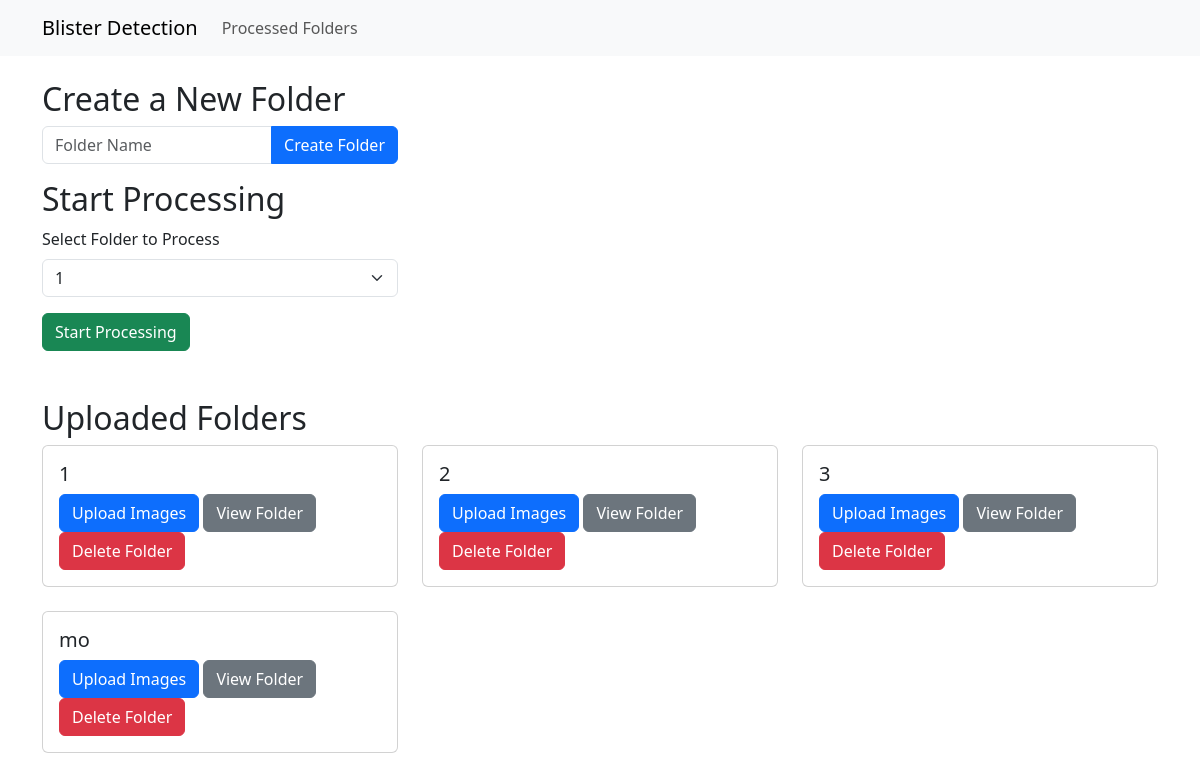
The app's page /, older data.
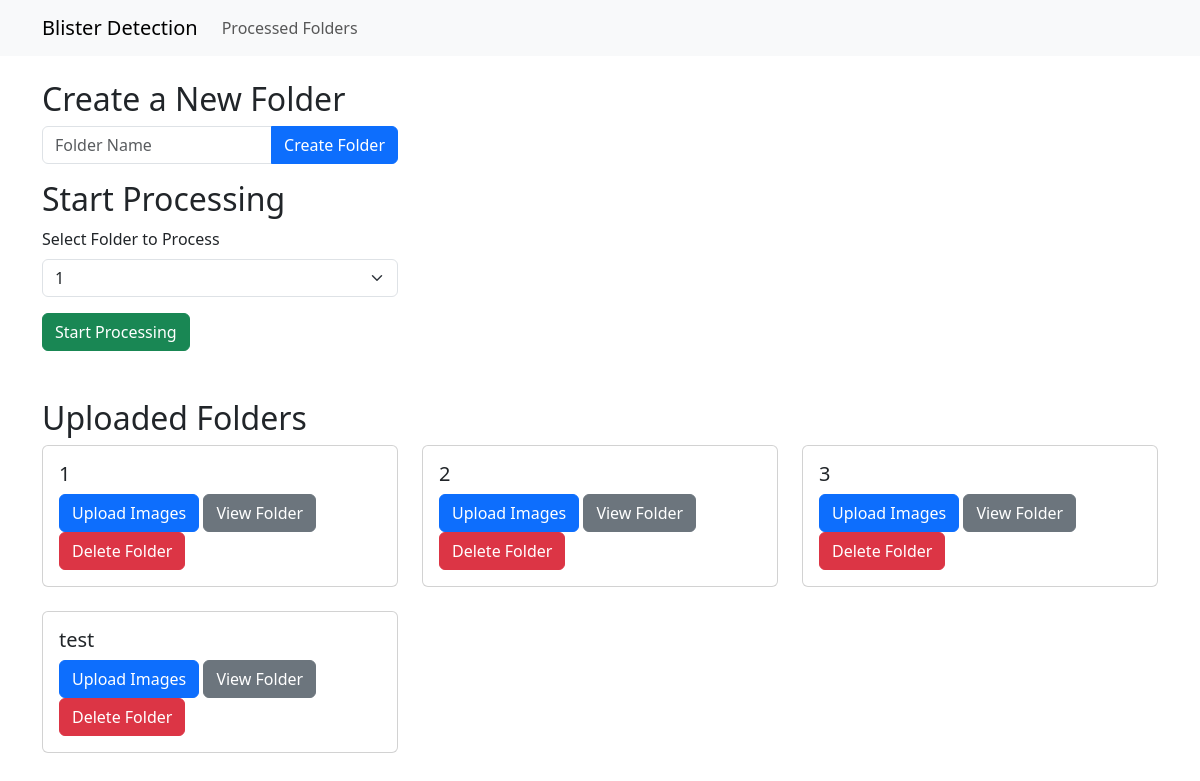
The same page, newer data.
### app/models.py (models this page shows, shortened)
class Folder(models.Model):
    name = models.CharField(max_length=255, unique=True)

### app/views.py (the view)
# urls.py: path('', views.home, name='home'),
def home(request):
    folders = Folder.objects.all()
    return render(request, 'app/home.html', {'folders': folders})

### app/templates/app/home.html (shortened to what this page needs)
{% extends 'app/base.html' %}
{% block content %}
<div class="row">
    <div class="col-md-4">
        <h2>Create a New Folder</h2>
        <form method="POST" action="{% url 'create_folder' %}">
            <div class="input-group mb-3">
                <input type="text" class="form-control" placeholder="Folder Name" name="folder_name" required>
                <button class="btn btn-primary" type="submit">Create Folder</button>
            </div>
        </form>
        <h2>Start Processing</h2>
        <form method="POST" action="{% url 'start_processing' %}">
            <div class="mb-3">
                <label for="folderSelect" class="form-label">Select Folder to Process</label>
                <select class="form-select" id="folderSelect" name="folder_id" required>
                    {% for folder in folders %}
                    <option value="{{ folder.id }}">{{ folder.name }}</option>
                    {% endfor %}
                </select>
            </div>
            <button class="btn btn-success" type="submit">Start Processing</button>
        </form>
    </div>
</div>
<div class="row mt-5">
    <div class="col-md-12">
        <h2>Uploaded Folders</h2>
        <div class="row">
            {% for folder in folders %}
            <div class="col-md-4">
                <div class="card mb-4">
                    <div class="card-body">
                        <h5 class="card-title">{{ folder.name }}</h5>
                        <button type="button" class="btn btn-primary" data-bs-toggle="modal" data-bs-target="#uploadModal{{ folder.id }}">
                            Upload Images
                        </button>
                        <a href="{% url 'view_folder' folder.id %}" class="btn btn-secondary">View Folder</a>
                        <form method="POST" action="{% url 'delete_folder' folder.id %}" style="display:inline;">
                            <button type="submit" class="btn btn-danger" onclick="return confirm('Are you sure you want to delete this folder?');">Delete Folder</button>
                        </form>
                    </div>
                </div>
            </div>
            {% endfor %}
        </div>
    </div>
</div>
{% endblock %}

Row changes from the older to the newer data that the page shows:
removed Folder: name "mo"
added Folder: name "test"
